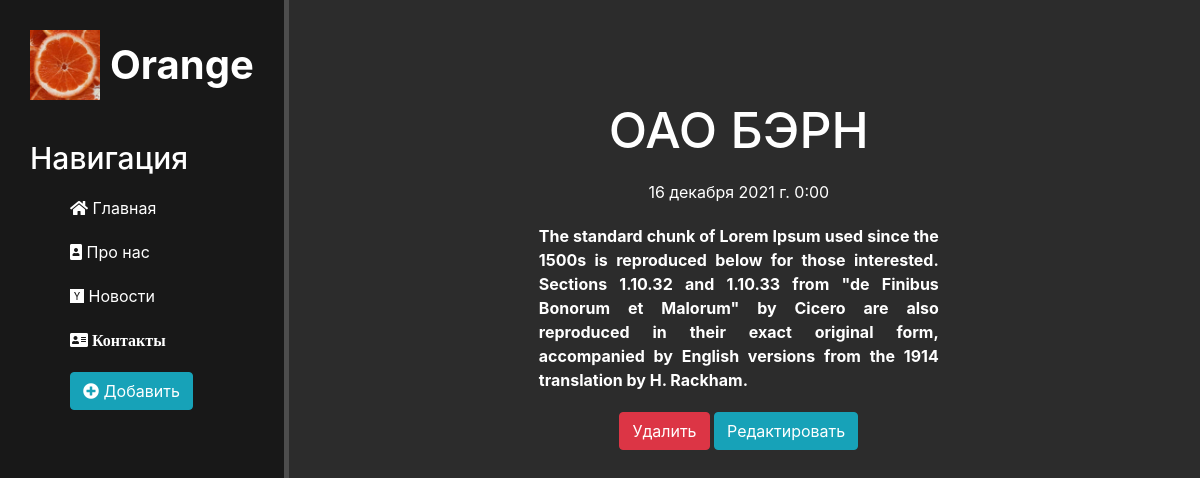
Page /news/4 on the committed database.
### news/models.py (models this page shows, shortened)
class Articles(models.Model):
    title = models.CharField('Название', max_length=50)
    anons = models.CharField('Анонс', max_length=150)
    full_text = models.TextField('Статья')
    date = models.DateTimeField('Дата публикации')
    class Meta:
        verbose_name = 'Новость'
        verbose_name_plural = 'Новости'

### news/views.py (the view)
# urls.py: path('<int:pk>', views.NewsDetailView.as_view(), name='news-detail'),
class NewsDetailView(DetailView):
    model = Articles
    template_name = 'news/detail_view.html'
    context_object_name = 'article'  # название ключа для передачи внутрь шаблона

### news/templates/news/detail_view.html (shortened to what this page needs)
{% extends 'main/layout.html' %}
{% block content %}
<div class="features">
    <h1>{{ article.title }}</h1>
    <p>{{ article.date }}</p>
    <p class="context">{{ article.full_text }}</p>
    <a href="{% url 'news-delete' article.id %}" class="btn btn-danger">Удалить</a>
    <a href="{% url 'news-update' article.id %}" class="btn btn-info">Редактировать</a>
</div>
{% endblock %}

### main/static/main/css/main.css (style rules this page uses)
body { background: #2c2c2c; }
main .features { float: left; color: #fff; margin-top: 100px; text-align: center; width: 75%; }
main .features h1 { font-size: 50px; }
main .features p { max-width: 400px; margin: 20px auto }
.context { font-size: 16px; text-align: justify; font-weight: bold; }

### rows in the picture
Articles: title "ОАО БЭРН", date "16 декабря 2021 г. 0:00", full_text "The standard chunk of Lorem Ipsum used since the 1500s is reproduced below for those interested. Sections 1.10.32 and 1.10.33 from \"de Finibus Bonorum et Malorum\" by Cicero are also reproduced in their exact original form, accompanied by English versions from the 1914 translation by H. Rackham."
